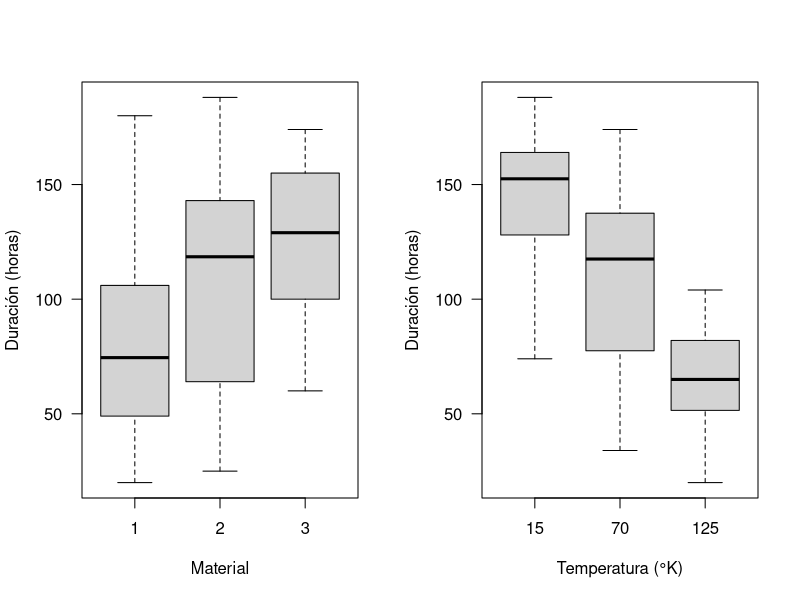
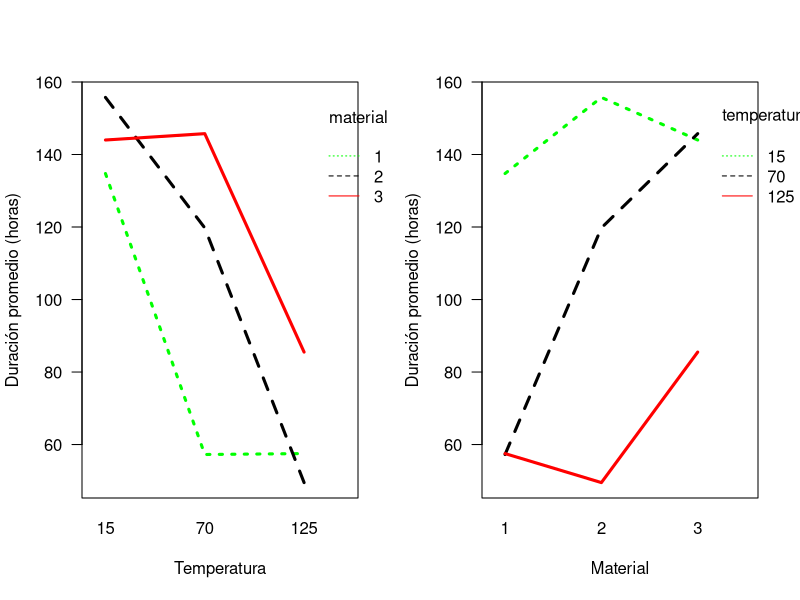
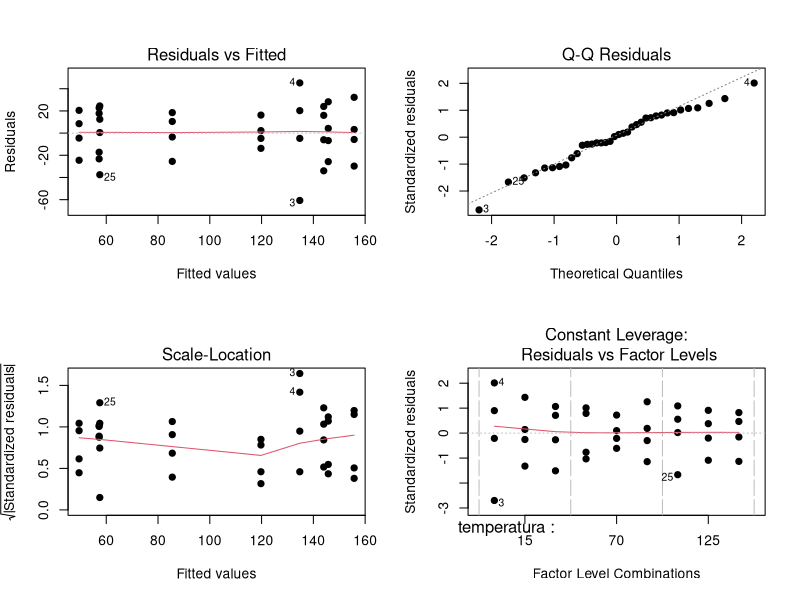

These charts were generated, in order, by the following R code:
# Problem -----------------------------------------------------------------

# What effects do material type & temperature have on life?

# Data --------------------------------------------------------------------
horas <- c(130, 155, 74, 180,   # by column
           150, 188, 159, 126, 
           138, 110, 168, 160,
           34, 40, 80, 75,
           136, 122, 106, 115,
           174, 120, 150, 139,
           20, 70, 82, 58,
           25, 70, 58, 45,
           96, 104, 82, 60)

temperatura <- c(rep(15, times=12),
                 rep(70, times=12),
                 rep(125, times=12))
material    <- rep(c(rep(1, 4), rep(2, 4), rep(3, 4)), 3)

temperatura <- factor(temperatura)
material    <- factor(material)


# Boxplot -----------------------------------------------------------------
par(mfrow=c(1, 2))
boxplot(horas~material, las=1, xlab='Material',
        ylab='Duración (horas)')
boxplot(horas~temperatura, las=1, xlab='Temperatura (°K)',
        ylab='Duración (horas)')


# Interaction plot --------------------------------------------------------

interaction.plot(x.factor=temperatura,
                 trace.factor=material,
                 response=horas,
                 xlab='Temperatura',
                 ylab='Duración promedio (horas)',
                 col=c('green', 'black', 'red'),
                 fun=mean, lwd=3, las=1, fixed=T)

interaction.plot(x.factor=material,
                 trace.factor=temperatura,
                 response=horas,
                 xlab='Material',
                 ylab='Duración promedio (horas)',
                 col=c('green', 'black', 'red'),
                 fun=mean, lwd=3, las=1, fixed=T)

# Anova -------------------------------------------------------------------
resultado <- aov(horas ~ temperatura * material)
summary(resultado)


# Residual analysis -------------------------------------------------------

par(mfrow=c(2, 2))
plot(resultado, pch=19)


